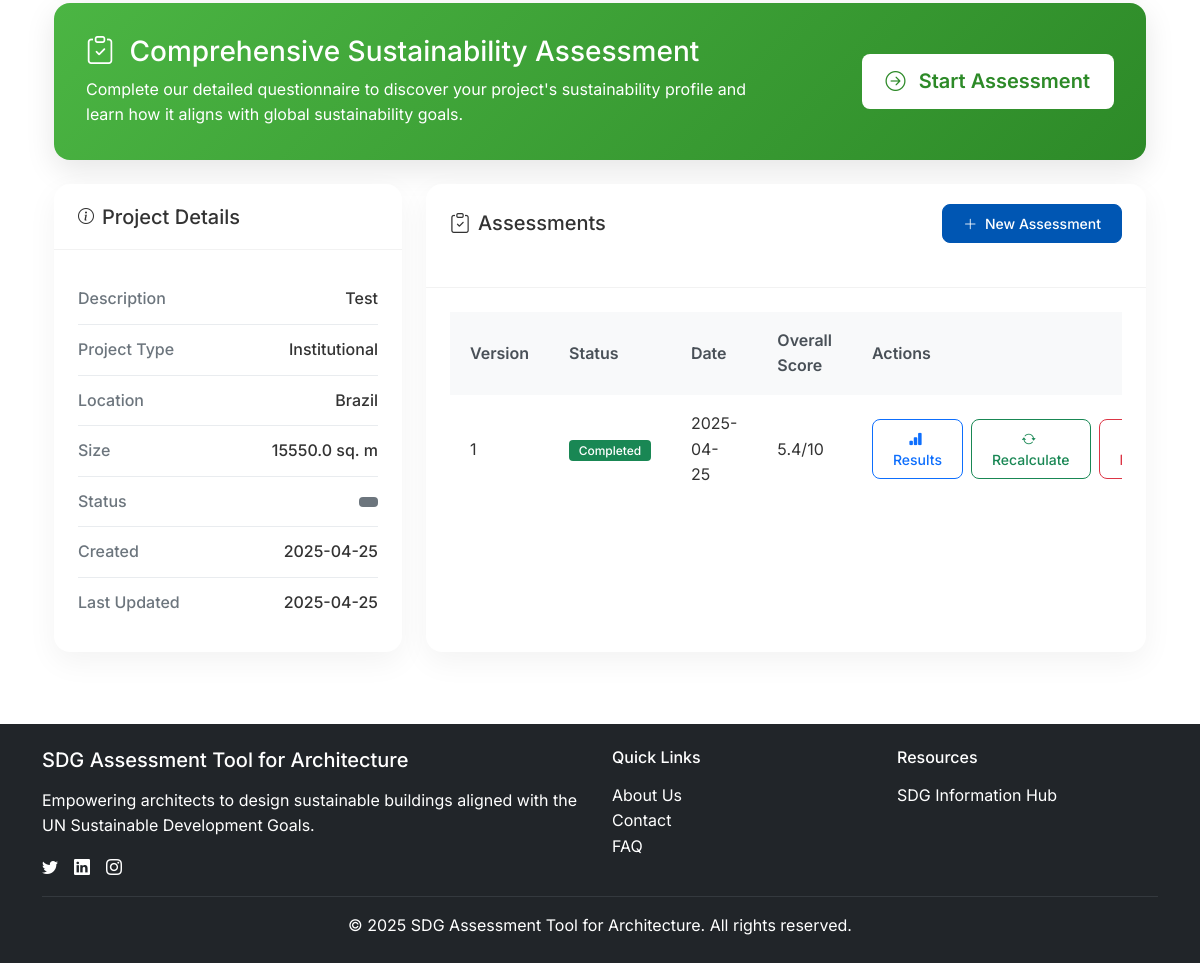
Before: /projects/1 (signed in, lower part) with the older database file.
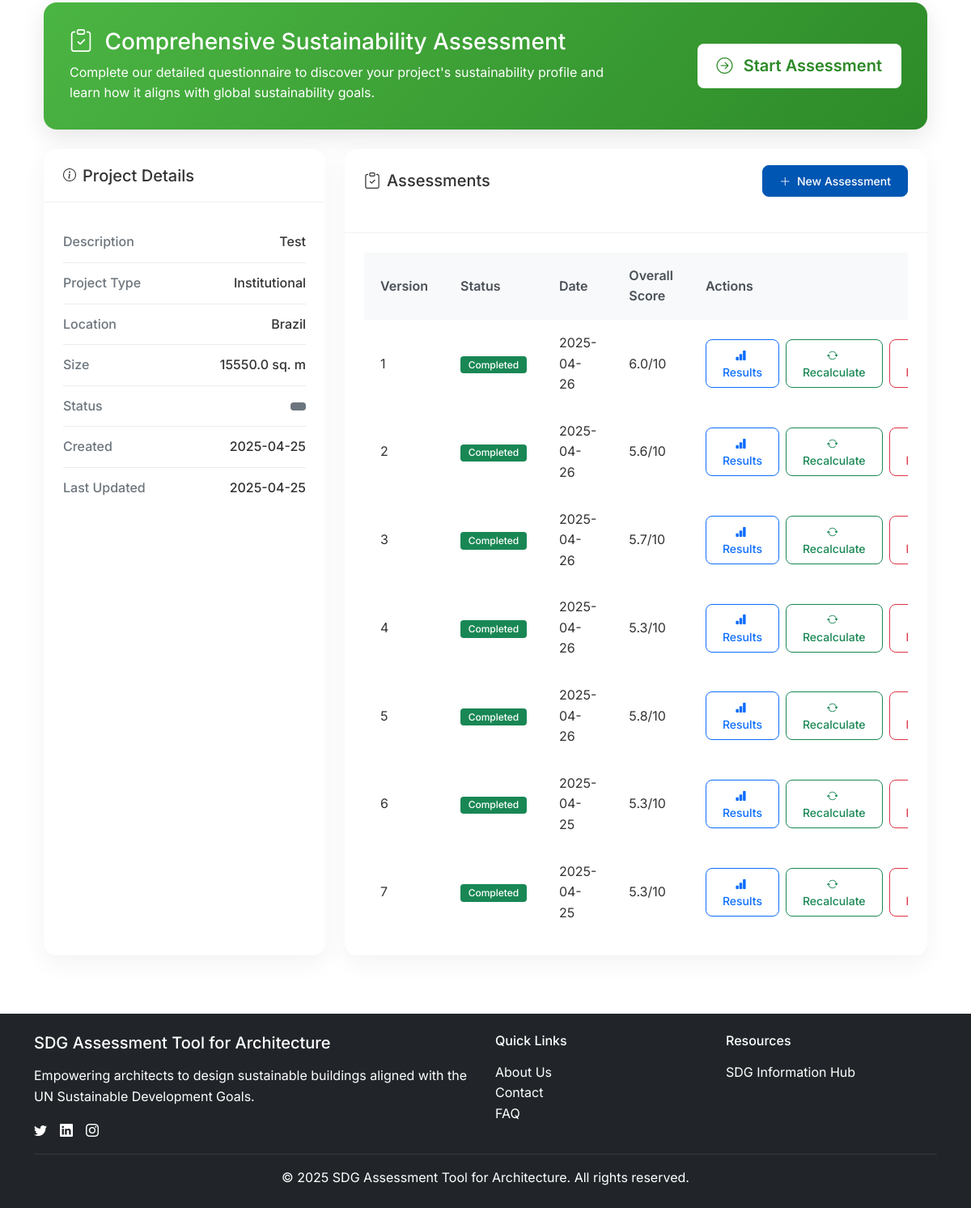
After: the same page with the newer database file.
### app/models/assessment.py (models this page shows, shortened)
class Assessment(db.Model):
    draft_data = db.Column(db.Text)  # Stores draft JSON data for assessments
    __tablename__ = 'assessments'
    id = db.Column(db.Integer, primary_key=True)
    project_id = db.Column(db.Integer, db.ForeignKey('projects.id'), nullable=False)
    user_id = db.Column(db.Integer, nullable=False)
    status = db.Column(db.String(32), default='draft')
    overall_score = db.Column(db.Float)
    created_at = db.Column(db.DateTime, default=datetime.utcnow)
    updated_at = db.Column(db.DateTime, default=datetime.utcnow, onupdate=datetime.utcnow)
    completed_at = db.Column(db.DateTime)
    step1_completed = db.Column(db.Boolean, default=False)
    step2_completed = db.Column(db.Boolean, default=False)
    step3_completed = db.Column(db.Boolean, default=False)
    step4_completed = db.Column(db.Boolean, default=False)
    step5_completed = db.Column(db.Boolean, default=False)
    project = db.relationship('Project', back_populates='assessments')
    sdg_scores = db.relationship('SdgScore', back_populates='assessment', cascade='all, delete-orphan')
    def delete(self):
        """Delete the assessment and all its related data."""
        if not self.id:
            return False
        conn = get_db()
        conn.execute('DELETE FROM sdg_actions WHERE assessment_id = ?', (self.id,))
        conn.execute('DELETE FROM sdg_scores WHERE assessment_id = ?', (self.id,))
        conn.execute('DELETE FROM question_responses WHERE assessment_id = ?', (self.id,))
        conn.execute('DELETE FROM assessments WHERE id = ?', (self.id,))
        conn.commit()
        return True

### app/routes/projects.py (the view)
@projects_bp.route('/<int:id>')
@login_required
def show(id):
    project = Project.query.get_or_404(id)
    if project.user_id != current_user.id:
        abort(403)
    assessments = Assessment.query.filter_by(project_id=id).order_by(Assessment.created_at.desc()).all()
    return render_template('projects/show.html', project=project, assessments=assessments)

### app/__init__.py (called while the page is built)
@login_manager.user_loader
def load_user(user_id):
    from app.models.user import User
    return User.query.get(int(user_id))

### app/templates/projects/show.html (shortened to what the changed rows need)
{% extends "base.html" %}
{% block content %}
<div class="container">
    <div class="row">
        <div class="col-lg-8 mb-4">
            <div class="card project-card">
                <div class="card-body">
                    {% if assessments|length > 0 %}
                    <div class="table-responsive">
                        <table class="assessment-table">
                            <thead>
                                <tr>
                                    <th>Version</th>
                                    <th>Status</th>
                                    <th>Date</th>
                                    <th>Overall Score</th>
                                    <th>Actions</th>
                                </tr>
                            </thead>
                            <tbody>
                                {% for assessment in assessments %}
                                <tr>
                                    <td>{{ assessment.version or loop.index }}</td>
                                    <td>
                                        {% if assessment.status == 'draft' %}
                                            <span class="badge bg-warning">Draft</span>
                                        {% elif assessment.status == 'completed' %}
                                            <span class="badge bg-success">Completed</span>
                                        {% else %}
                                            <span class="badge bg-{{ 'success' if assessment.status == 'completed' else 'secondary' }}">
                                                {{ assessment.status|capitalize }}
                                            </span>
                                        {% endif %}
                                    </td>
                                    <td>{{ assessment.created_at|format_date }}</td>
                                    <td>
                                        {% if assessment.overall_score %}
                                            {{ "%.1f"|format(assessment.overall_score) }}/10
                                        {% else %}
                                            -
                                        {% endif %}
                                    </td>
                                    <td>
                                        <div class="d-flex gap-2">
                                            <a href="{{ url_for('assessments.results', project_id=project.id, assessment_id=assessment.id) }}" class="btn btn-sm btn-outline-primary">
                                                <i class="bi bi-bar-chart-fill me-1"></i>Results
                                            </a>
                                            <a href="{{ url_for('assessments.recalculate_direct_scores', assessment_id=assessment.id) }}" class="btn btn-sm btn-outline-success">
                                                <i class="bi bi-arrow-repeat me-1"></i>Recalculate
                                            </a>
                                            <form method="POST" action="{{ url_for('assessments.delete', assessment_id=assessment.id) }}" style="display:inline;" onsubmit="return confirm('Are you sure you want to delete this assessment?');">
                                                <button type="submit" class="btn btn-sm btn-outline-danger">
                                                </button>
                                            </form>
                                        </div>
                                    </td>
                                </tr>
                                {% endfor %}
                            </tbody>
                        </table>
                    </div>
                    {% endif %}
                </div>
            </div>
        </div>
    </div>
</div>
{% endblock %}

Changed rows visible on the page:
added Assessment: version "1", status "Completed", created_at "2025-04-26", overall_score "6.0"
added Assessment: version "2", status "Completed", created_at "2025-04-26", overall_score "5.6"
added Assessment: version "3", status "Completed", created_at "2025-04-26", overall_score "5.7"
added Assessment: version "4", status "Completed", created_at "2025-04-26", overall_score "5.3"
added Assessment: version "5", status "Completed", created_at "2025-04-26", overall_score "5.8"
added Assessment: version "6", status "Completed", created_at "2025-04-25", overall_score "5.3"
changed Assessment (number 7 of 7 on the later page): version "1" → "7"; overall_score "5.4" → "5.3"
